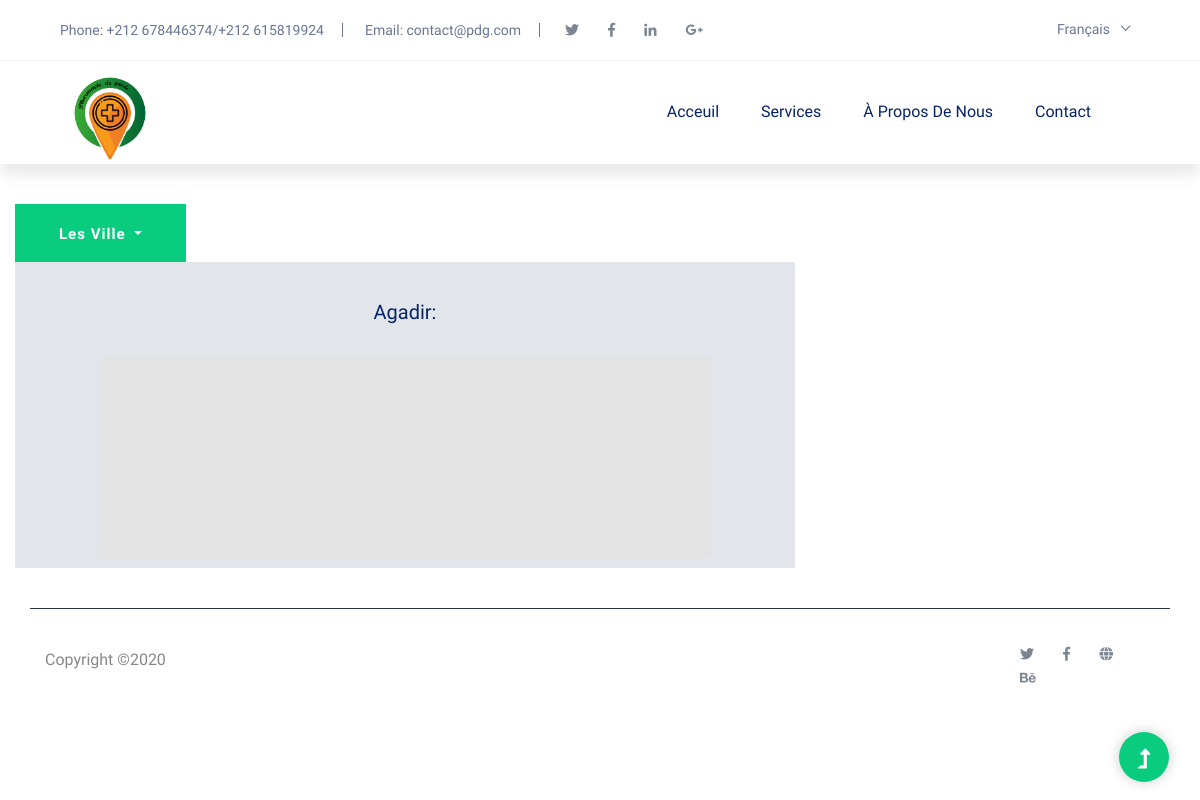
Before: /agadir.php with the older database file.
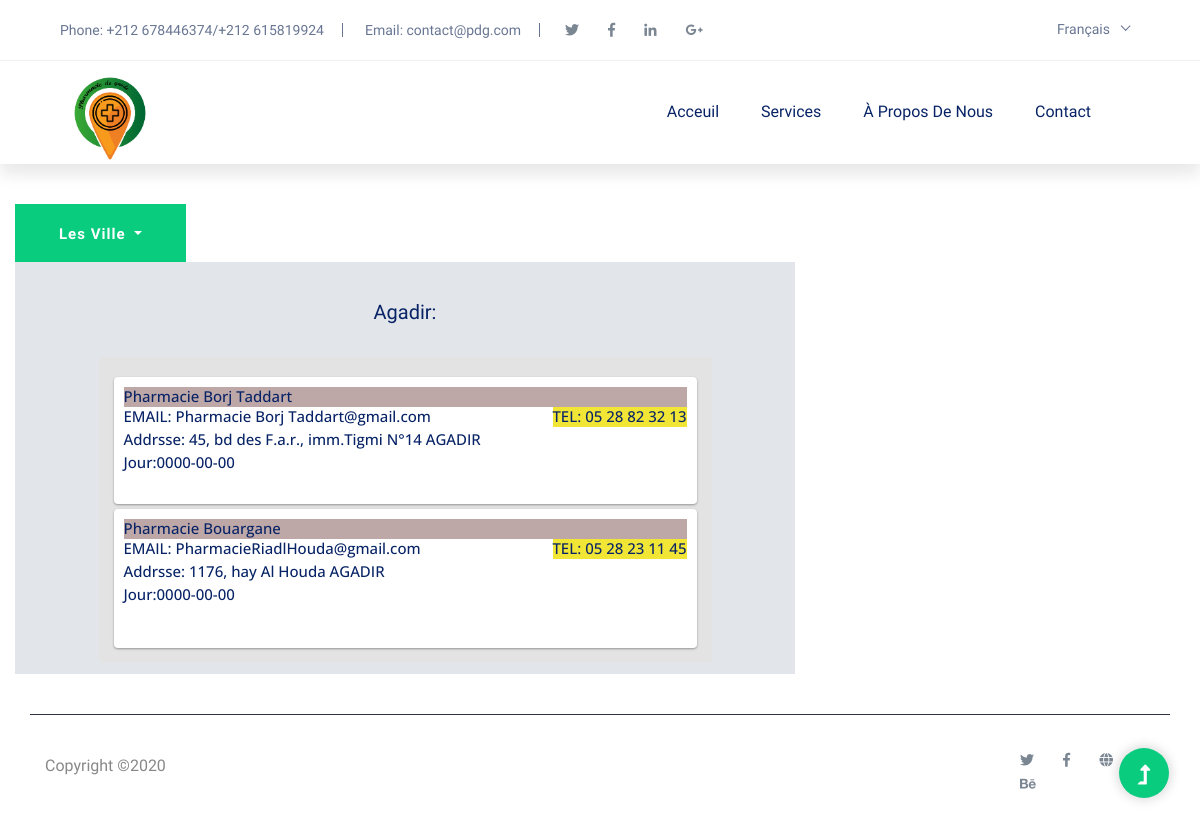
After: the same page with the newer database file.
### tables this page shows
CREATE TABLE `phara` (
  `phara_id` int(11) NOT NULL,
  `name` text NOT NULL,
  `day` date NOT NULL,
  `ville_id` int(11) NOT NULL,
  `tel` varchar(255) NOT NULL,
  `mail` varchar(255) NOT NULL,
  `addrsse` varchar(255) NOT NULL
);

### agadir.php (the view, shortened to what the changed rows need)
<?php
$hostname = "localhost";
$username = "root";
$password = "";
$dbname = "zentao";
$conn = mysqli_connect($hostname, $username, $password, $dbname);
?>
<!doctype html>
<html class="no-js" lang="zxx">
<head>
	<link rel="stylesheet" href="assets/css/bootstrap.min.css">
	<link rel="stylesheet" href="assets/css/owl.carousel.min.css">
	<link rel="stylesheet" href="assets/css/slicknav.css">
    <link rel="stylesheet" href="assets/css/flaticon.css">
    <link rel="stylesheet" href="assets/css/progressbar_barfiller.css">
    <link rel="stylesheet" href="assets/css/gijgo.css">
    <link rel="stylesheet" href="assets/css/animate.min.css">
    <link rel="stylesheet" href="assets/css/animated-headline.css">
	<link rel="stylesheet" href="assets/css/magnific-popup.css">
	<link rel="stylesheet" href="assets/css/fontawesome-all.min.css">
	<link rel="stylesheet" href="assets/css/themify-icons.css">
	<link rel="stylesheet" href="assets/css/slick.css">
    <link rel="stylesheet" href="assets/css/nice-select.css">
    <link rel="stylesheet" href="admin/css/task.css">
	<link rel="stylesheet" href="assets/css/style.css">
</head>
<body>
                  <body>
                        <div class="container">
                        <div class="dropdown">
                            <div class="row">
                            <div class="col-8">
     <section style="margin-top:2% ">
      <h2 style="margin-top:5%;text-align:center;">Agadir:</h2>
      <div class="todolist" style="margin-top:3%;">
        <div class="column">
          <?php
            $posts = "SELECT  name, mail, tel, addrsse, day FROM phara where ville_id = '20'  ";
            $all_posts = mysqli_query($conn, $posts);
            while ($row = mysqli_fetch_array($all_posts)) {
              echo "
              <div class='item'>
               <div class = item1> <h2 class='item-title'>".$row['name']." </h2>  </div>
                <div class = item2 > <h5 class='item-title'>TEL: ".$row['tel']." </h5> </div>
                <h6 class='item-title'> EMAIL:".$row['mail']." </h6>
                <h6 class='item-title'> Addrsse:".$row['addrsse']." </h6>
                <h6 class='item-title'> Jour:".$row['day']." </h6>
              </div>";
            }
          ?>
        </div>
      </div>
    </section>
                            </div>
                            </div>
                            </div>
    </body>
    </body>
</html>

Changed rows visible on the page:
added phara: name "Pharmacie Borj Taddart", tel "05 28 82 32 13", mail "Pharmacie Borj Taddart@gmail.com", addrsse "45, bd des F.a.r., imm.Tigmi N°14 AGADIR", day "0000-00-00"
added phara: name "Pharmacie Bouargane", tel "05 28 23 11 45", mail "PharmacieRiadlHouda@gmail.com", addrsse "1176, hay Al Houda AGADIR", day "0000-00-00"
